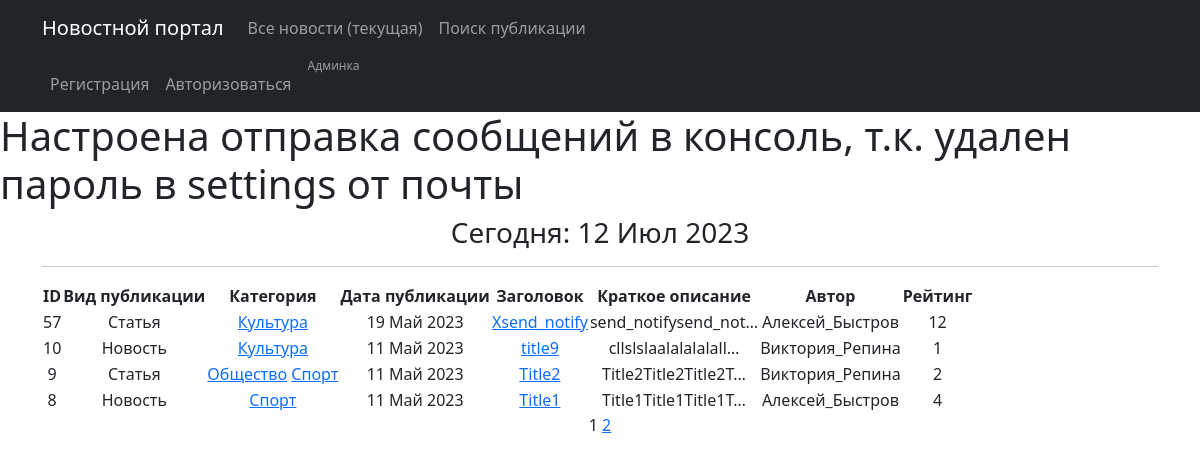
Page /news/ on the committed database.
### news/models.py (models this page shows, shortened)
class Post(models.Model):
    article = 'ART'
    news = 'NEW'
    POSITIONS = [
        (article, 'Статья'),
        (news, 'Новость')
    ]
    author = models.ForeignKey(Author, on_delete=models.CASCADE, verbose_name='Автор публикации')
    typeChoice = models.CharField(max_length=3, choices=POSITIONS, default=news, verbose_name='Вид публикации')
    pubDate = models.DateTimeField(auto_now_add=True, verbose_name='Дата публикации')
    postCategory = models.ManyToManyField(Category, through='PostCategory', default="Категория", verbose_name='Категория')
    headline = models.CharField(max_length=255, verbose_name='Заголовок')
    text = models.TextField(default="Текст статьи", verbose_name='Текст')
    postRating = models.SmallIntegerField(default=0, verbose_name='Рейтинг')
    class Meta:
        verbose_name = 'Публикация'
        verbose_name_plural = 'Публикации'

class Category(models.Model):
    catName = models.CharField(max_length=255, unique=True, verbose_name='Категория')
    subscribers = models.ManyToManyField(User, related_name='categories', blank=True )
    def __str__(self):
        return f'{self.catName.title()}'
    class Meta:
        verbose_name = 'Категория'
        verbose_name_plural = 'Категории'

class Author(models.Model):
    authUser = models.OneToOneField(User, on_delete=models.CASCADE)
    authorRating = models.IntegerField(default=0)
    class Meta:
        verbose_name = 'Автор'
        verbose_name_plural = 'Авторы'

### news/views.py (the view)
# urls.py: path('', cache_page(60)(PostList.as_view()), name='posts_list'),
class PostList(ListView):
    model = Post
    ordering = '-pubDate'
    template_name = 'news.html'
    context_object_name = 'posts'
    paginate_by = 4
    def get_context_data(self, **kwargs):
        context = super().get_context_data(**kwargs)
        context['time_now'] = datetime.utcnow()
        context['next_post'] = None
        return context

### news/templatetags/custom_filters.py (called while the page is built)
@register.filter()
def censor(text, cens):
    text_list = text.split()
    censored_text_list = []
    cens = ["мира", 'слабо', 'клим']
    for n in text_list:
        word = ''.join(_ for _ in n if _ not in string.punctuation)
        if word.lower() in cens:
            censored_word = word[0] + '***'
            censored_text_list.append(n.replace(word, censored_word))
        else:
            censored_text_list.append(n)
    return ' '.join(censored_text_list)

### news/templatetags/custom_tags.py (called while the page is built)
@register.simple_tag(takes_context=True)
def url_replace(context, **kwargs):
   d = context['request'].GET.copy()
   for k, v in kwargs.items():
       d[k] = v
   return d.urlencode()

### templates/news.html (shortened to what this page needs)
{% extends 'flatpages/default.html' %}
{% load custom_filters %}
{% load custom_tags %}
{% block content %}
   <h3>Сегодня: {{time_now|date:'d M Y' }}</h3>
 <hr>
   {% if posts or postsearch %}
       <table>
           <tr>
               <td><b>ID</b></td>
               <td><b>Вид публикации</b></td>
               <td><b>Категория</b></td>
               <td><b>Дата публикации</b></td>
               <td><b>Заголовок</b></td>
               <td><b>Краткое описание</b></td>
               <td><b>Автор</b></td>
               <td><b>Рейтинг</b></td>
           </tr>
           {% for post in posts %}
           <tr>
               <td>{{ post.id}}</td>
               <td>{{ post.get_typeChoice_display}}</td>
               <td>{% for category in post.postCategory.all %}
                    <a href="http://127.0.0.1:8000/subscriptions/{{category.id}}">{{ category }}</a>
               {% endfor %}</td>
               <td>{{ post.pubDate|date:'d M Y'}}</td>
               <td><a href=http://127.0.0.1:8000/news/{{post.id}}>{{ post.headline|censor:''}}</a></td>
               <td>{{ post.text|truncatechars:20|censor:''}}</td>
               <td>{{ post.author.authUser}}</td>
               <td>{{ post.postRating}}</td>
               <td>
               </td>
           </tr>
           {% endfor %}
       </table>
   {% else %}
       <h2>Статей нет!</h2>
   {% endif %}
   {{ page_obj.number }}
   {% if page_obj.has_next %}
       <a href="?{% url_replace page=page_obj.next_page_number %}">{{ page_obj.next_page_number }}</a>
   {% endif %}
{% endblock content %}

### rows in the picture
Post: id "57", typeChoice "Статья", pubDate "19 Май 2023", headline|censor "Xsend_notify", text|censor "send_notifysend_not…", author.authUser "Алексей_Быстров", postRating "12"
Category: catName "Культура"
Post: id "10", typeChoice "Новость", pubDate "11 Май 2023", headline|censor "title9", text|censor "cllslslaalalalalall…", author.authUser "Виктория_Репина", postRating "1"
Post: id "9", typeChoice "Статья", pubDate "11 Май 2023", headline|censor "Title2", text|censor "Title2Title2Title2T…", author.authUser "Виктория_Репина", postRating "2"
Category: catName "Общество"
Category: catName "Спорт"
Post: id "8", typeChoice "Новость", pubDate "11 Май 2023", headline|censor "Title1", text|censor "Title1Title1Title1T…", author.authUser "Алексей_Быстров", postRating "4"

### other values in the picture
{{ time_now|date:'d M Y' }} "12 Июл 2023"
{{ page_obj.number }} "1"
{{ page_obj.next_page_number }} "2"
